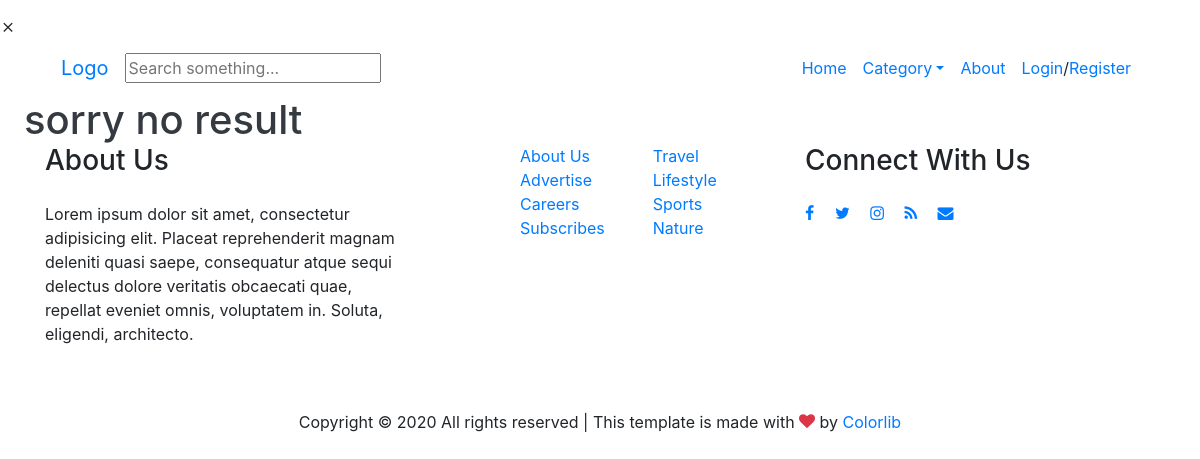
The page /posts/listcat/4 on the database as committed earlier.
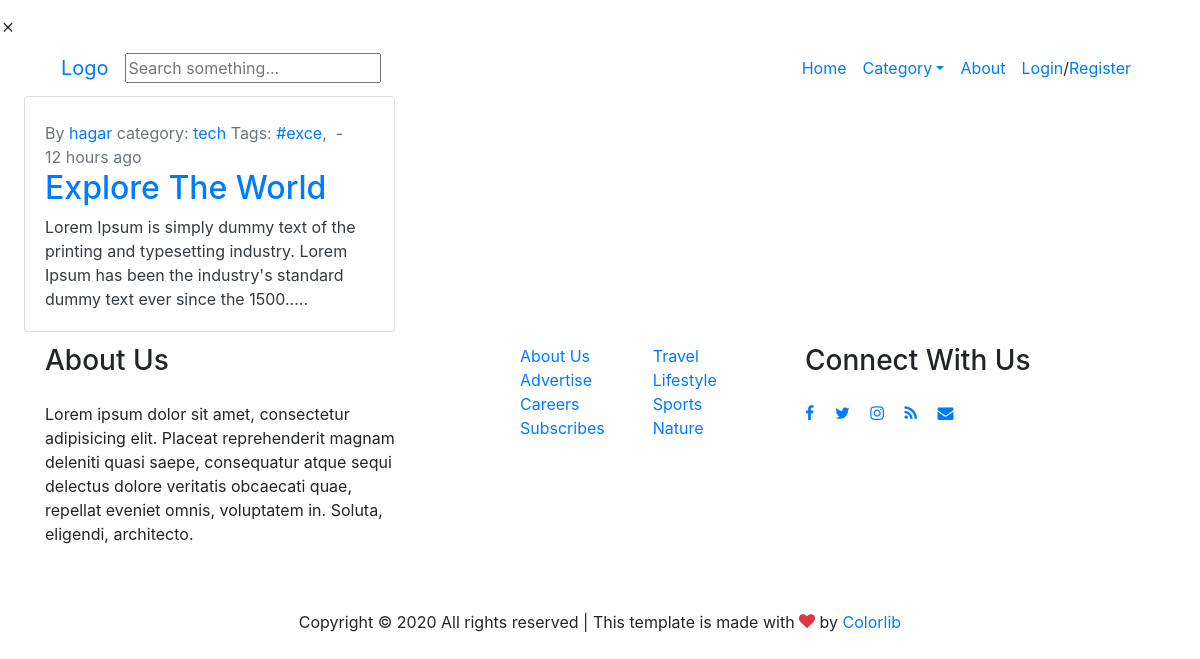
The same page on the database as committed later.
### Posts/models.py (models this page shows, shortened)
class Post(models.Model):
	title = models.CharField(max_length=100)
	slug = models.SlugField(max_length=100)
	body = models.TextField()
	date = models.DateTimeField(auto_now_add=True)
	cat_name =models.ForeignKey(Category, on_delete=models.DO_NOTHING)
	author = models.ForeignKey(User, on_delete=models.CASCADE, default=None)
	thumbnail = models.ImageField(default='default.png', blank=True)
	tag_name = models.ManyToManyField(Tags,db_table="PostTags" )
	def abstractBody(self):
		return self.body[:150]+'...'

class Category(models.Model):
	name = models.CharField(max_length=20)
	def __str__(self):
		return self.name

class Tags(models.Model):
	tag_name = models.CharField(max_length=20)

### Posts/views.py (the view)
# urls.py: path('listcat/<catid>', views.listCat),#i will try to fix it with url #osama
def listCat(request,catid):
	posts = Post.objects.filter(cat_name_id=catid)
	cats = Category.objects.all()
	context={'posts':posts,'cats':cats}
	return render(request,'posts/index.html', context)

### Posts/templates/posts/index.html (shortened to what this page needs)
{% extends "./base.html" %}
{% load static %}
{% load humanize %}
{% block content %}
<div class="site-section ml-4 mr-4 text-dark">
    <div class="card-columns">
        {%if posts %}
            {% for post in posts %}
            <div class="card">
                <div class="card-body">
                    <div class="post-meta align-items-center text-left clearfix">
                        <span class="d-inline-block mt-1 text-d text-muted">By <a href="#">{{post.author}}</a></span>
                        <span class="d-inline-block mt-1 text-muted"> category: <a href="/posts/listcat/{{post.cat_name_id}}">{{post.cat_name}}</a></span>
                        <span class="d-inline-block  mt-1 text-muted">
                            Tags:
                        {% for tag in post.tag_name.all %}
                        <a href="/posts/listtag/{{tag.id}}">{{tag.tag_name}}</a>,
                        {% endfor %}
                        </span>
                        <span class="text-muted">&nbsp;-&nbsp; {{post.date|naturaltime}}</span>
                    </div>
                    <h2><a href="{{post.id}}">{{post.title}}</a></h2>
                    <p class="card-text">{{post.abstractBody}}..</p>
                </div>
            </div>
            {% endfor %}
        {%else%}
        <h1>sorry no result </h1>
        {%endif%}
    </div>
</div>
{% endblock %}

Rows that differ between the two databases and show on the page:
added Post: author "hagar", cat_name "tech", date "12 hours ago", title "Explore The World", abstractBody "Lorem Ipsum is simply dummy text of the printing and typesetting industry. Lorem Ipsum has been the industry's standard dummy text ever since the 1500..."
now on this page (row unchanged): Tags: tag_name "#exce"
Other text that changed with them:
text no longer shown: "sorry no result"
